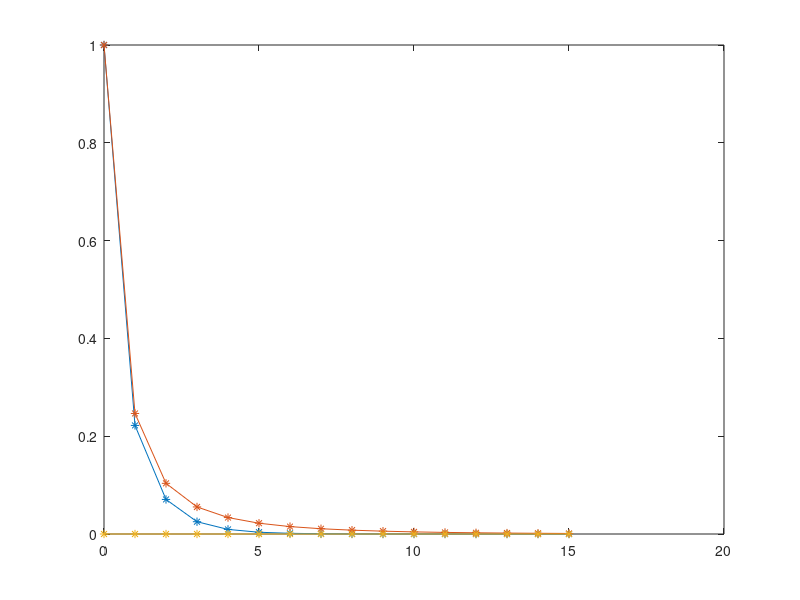

This chart was generated by the following MATLAB code: (Note: this script raises an error after producing the figure.)
load q3.txt
load mgaccelerated.txt
load mgacceleratedcorrected.txt
load cg.txt

i = q3(:,1);
rtwogrid = q3(:,2);
rmultigrid = q3(:,3);
raccmg = mgaccelerated(:,2);
raccmgc = mgacceleratedcorrected(:,2);
rmgcg = cg(:,2);
plot(i,rtwogrid,'-*');
hold on
plot(i,rmultigrid,'-*');
hold on
plot(i,rmgcg,'-*')
hold on

title("Comparaison of residual evolution between  4 Level multigrid V-cycle and 2-grid" + ...
    "  with SGS-smoother and Vcycle with C-G smoother ")
xlabel("#itterations")
ylabel("||r||/||b||")
legend("two-grid","Vcycle","CG-Vcycle")
figure
plot(i,rmultigrid,'*-')
hold on
plot(i,raccmg,'*-')
hold on
plot(i,raccmgc,'-o')
legend("V-cycle tau = 1", "V-cycle tau","V-cycle tau_corrected")


